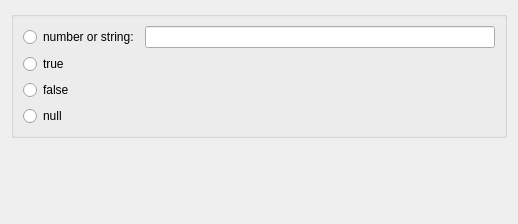
<?xml version="1.0" encoding="UTF-8"?>
<!--
######################################################################################################################
# Copyright (C) 2017-2020 Spine project consortium
# This file is part of Spine Toolbox.
# Spine Toolbox is free software: you can redistribute it and\/or modify it under the terms of the GNU Lesser General
# Public License as published by the Free Software Foundation, either version 3 of the License, or (at your option)
# any later version. This program is distributed in the hope that it will be useful, but WITHOUT ANY WARRANTY;
# without even the implied warranty of MERCHANTABILITY or FITNESS FOR A PARTICULAR PURPOSE. See the GNU Lesser General
# Public License for more details. You should have received a copy of the GNU Lesser General Public License along with
# this program. If not, see <http:\/\/www.gnu.org\/licenses\/>.
######################################################################################################################
-->
<ui version="4.0">
 <class>PlainParameterValueEditor</class>
 <widget class="QWidget" name="PlainParameterValueEditor">
  <property name="geometry">
   <rect>
    <x>0</x>
    <y>0</y>
    <width>518</width>
    <height>224</height>
   </rect>
  </property>
  <property name="windowTitle">
   <string>Form</string>
  </property>
  <layout class="QVBoxLayout" name="verticalLayout">
   <item>
    <widget class="QGroupBox" name="groupBox">
     <property name="title">
      <string/>
     </property>
     <property name="checkable">
      <bool>false</bool>
     </property>
     <layout class="QGridLayout" name="gridLayout">
      <item row="0" column="1">
       <widget class="QLineEdit" name="value_edit">
        <property name="maximumSize">
         <size>
          <width>16777215</width>
          <height>23</height>
         </size>
        </property>
       </widget>
      </item>
      <item row="0" column="0">
       <widget class="QRadioButton" name="radioButton_number_or_string">
        <property name="text">
         <string>number or string:</string>
        </property>
       </widget>
      </item>
      <item row="1" column="0">
       <widget class="QRadioButton" name="radioButton_true">
        <property name="text">
         <string>true</string>
        </property>
       </widget>
      </item>
      <item row="2" column="0">
       <widget class="QRadioButton" name="radioButton_false">
        <property name="text">
         <string>false</string>
        </property>
       </widget>
      </item>
      <item row="3" column="0">
       <widget class="QRadioButton" name="radioButton_null">
        <property name="text">
         <string>null</string>
        </property>
       </widget>
      </item>
     </layout>
    </widget>
   </item>
   <item>
    <spacer name="verticalSpacer">
     <property name="orientation">
      <enum>Qt::Vertical</enum>
     </property>
     <property name="sizeHint" stdset="0">
      <size>
       <width>20</width>
       <height>40</height>
      </size>
     </property>
    </spacer>
   </item>
  </layout>
 </widget>
 <resources/>
 <connections/>
</ui>
